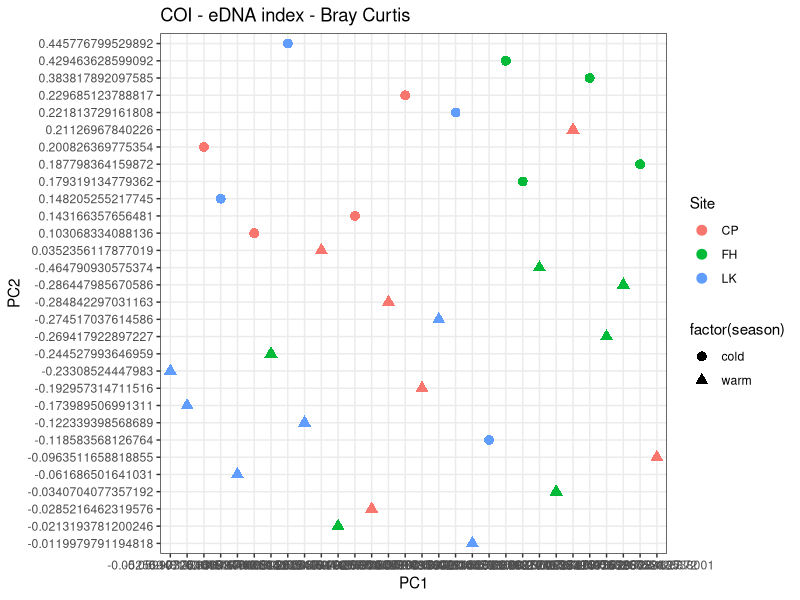

Reproduce this figure in R.
## ---- chunk 1
knitr::opts_chunk$set(echo = TRUE)

library(tidyverse)
library(dplyr)
library(vegan)
library(ggplot2)
## ---- chunk 2
eDNAindex <- read.csv("../data/eDNAindex.avg.reps.csv")
species_annotated <- read.csv("../data/species_annotated.csv")

eDNAindex.PA <- eDNAindex %>%
  select(sample, species, eDNA_index) %>%
  pivot_wider(names_from=sample, values_from=eDNA_index, values_fill=list(eDNA_index=0))

eDNAindex.PA <- eDNAindex.PA %>%  
  pivot_longer(!species, names_to='sample', values_to='eDNA_index') 

# why does NA show up here
Index.check.PA <- eDNAindex.PA %>% 
  group_by(species) %>% 
  summarize(max(eDNA_index),
            min(eDNA_index))

Index.check <- eDNAindex %>%
  group_by(species) %>% 
  summarize(max(eDNA_index),
            min(eDNA_index))

# filter by values in annotated csv 
eDNAindex.PA <- left_join(eDNAindex.PA, species_annotated) %>%
  filter(benthos %in% c("BEN","both")) %>%
  select(species, sample, eDNA_index)
  

## ---- chunk 3
# example data 
data(varespec)

# wide data to match vegdist() example above data(varespec) --looking good so far 10/8/2021
wide.eDNA.index <- eDNAindex.PA %>%
  pivot_wider(names_from = species, values_from =eDNA_index)

wide.eDNA.index <- wide.eDNA.index %>%
  separate(col=sample, into=c('site','date'), sep='[_]', remove=FALSE) %>%
  filter(site %in% c('CP','LK','FH'))

# save sample names as vector
sample_sites <- wide.eDNA.index$sample

# get rid of sample names so we can use vegdist()
wide.eDNA.index <- wide.eDNA.index %>%
  select(-c(sample, date, site))

# calculate parewise dissimilarities - next step reproduce figure in emily's tides paper! 
dist.matrix <- vegdist(wide.eDNA.index, method='bray')
## ---- chunk 4
# wide.eDNA.index %>%
#   metaMDS(trace = F) %>%
#   ordiplot(type = "none") %>%
#   text("sites")
## ---- chunk 5
pca.raw.bc.nmds <- metaMDS(wide.eDNA.index, distance = "jaccard")
pca.raw.bc.MDS1 <- pca.raw.bc.nmds$points[,1] #store nmds values
pca.raw.bc.MDS2 <- pca.raw.bc.nmds$points[,2] #store nmds values 

raw.pca.to.plot <- cbind(sample_sites, pca.raw.bc.MDS1, pca.raw.bc.MDS2)

raw.pca.to.plot <- raw.pca.to.plot %>%
  as.data.frame() %>%
  separate(col=sample_sites, into=c('site','date'), sep='[_]') %>%
  separate(col=date, into=c('year','month'), sep=4) %>%
  mutate(season = case_when(
    month %in% c('01','03','10','11') ~ 'cold',
    month %in% c('05','06','07','08','09') ~ 'warm'
  ))
## ---- chunk 6
ggplot(raw.pca.to.plot, aes(x=pca.raw.bc.MDS1, y=pca.raw.bc.MDS2)) +
  geom_point(size=3, aes(color=factor(site), shape=factor(season))) +
  theme_bw() +
  labs(x="PC1",y="PC2", color="Site") +
  ggtitle('COI - eDNA index - Bray Curtis') 
